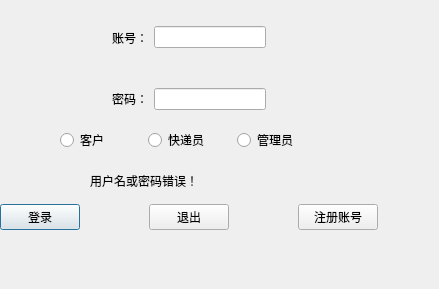
<?xml version="1.0" encoding="UTF-8"?>
<ui version="4.0">
 <class>LoginWindow</class>
 <widget class="QDialog" name="LoginWindow">
  <property name="geometry">
   <rect>
    <x>0</x>
    <y>0</y>
    <width>439</width>
    <height>289</height>
   </rect>
  </property>
  <property name="windowTitle">
   <string>Dialog</string>
  </property>
  <widget class="QWidget" name="widget" native="true">
   <property name="geometry">
    <rect>
     <x>0</x>
     <y>10</y>
     <width>378</width>
     <height>55</height>
    </rect>
   </property>
   <layout class="QHBoxLayout" name="horizontalLayout_4">
    <item>
     <spacer name="horizontalSpacer_8">
      <property name="orientation">
       <enum>Qt::Horizontal</enum>
      </property>
      <property name="sizeHint" stdset="0">
       <size>
        <width>40</width>
        <height>20</height>
       </size>
      </property>
     </spacer>
    </item>
    <item>
     <widget class="QLabel" name="label_3">
      <property name="text">
       <string>账号：</string>
      </property>
     </widget>
    </item>
    <item>
     <widget class="QLineEdit" name="Username_Line"/>
    </item>
    <item>
     <spacer name="horizontalSpacer_9">
      <property name="orientation">
       <enum>Qt::Horizontal</enum>
      </property>
      <property name="sizeHint" stdset="0">
       <size>
        <width>40</width>
        <height>20</height>
       </size>
      </property>
     </spacer>
    </item>
   </layout>
  </widget>
  <widget class="QWidget" name="widget_3" native="true">
   <property name="geometry">
    <rect>
     <x>0</x>
     <y>190</y>
     <width>378</width>
     <height>55</height>
    </rect>
   </property>
   <layout class="QHBoxLayout" name="horizontalLayout_5">
    <item>
     <widget class="QPushButton" name="Login_PushButton">
      <property name="text">
       <string>登录</string>
      </property>
     </widget>
    </item>
    <item>
     <spacer name="horizontalSpacer_10">
      <property name="orientation">
       <enum>Qt::Horizontal</enum>
      </property>
      <property name="sizeHint" stdset="0">
       <size>
        <width>40</width>
        <height>20</height>
       </size>
      </property>
     </spacer>
    </item>
    <item>
     <widget class="QPushButton" name="Quit_PushButton_2">
      <property name="text">
       <string>退出</string>
      </property>
     </widget>
    </item>
    <item>
     <spacer name="horizontalSpacer_11">
      <property name="orientation">
       <enum>Qt::Horizontal</enum>
      </property>
      <property name="sizeHint" stdset="0">
       <size>
        <width>40</width>
        <height>20</height>
       </size>
      </property>
     </spacer>
    </item>
    <item>
     <widget class="QPushButton" name="btn_Register">
      <property name="text">
       <string>注册账号</string>
      </property>
     </widget>
    </item>
   </layout>
  </widget>
  <widget class="QLabel" name="Input_Error">
   <property name="enabled">
    <bool>true</bool>
   </property>
   <property name="geometry">
    <rect>
     <x>90</x>
     <y>170</y>
     <width>331</width>
     <height>21</height>
    </rect>
   </property>
   <property name="text">
    <string>用户名或密码错误！</string>
   </property>
  </widget>
  <widget class="QWidget" name="widget_2" native="true">
   <property name="geometry">
    <rect>
     <x>0</x>
     <y>72</y>
     <width>378</width>
     <height>54</height>
    </rect>
   </property>
   <layout class="QHBoxLayout" name="horizontalLayout_6">
    <item>
     <spacer name="horizontalSpacer_13">
      <property name="orientation">
       <enum>Qt::Horizontal</enum>
      </property>
      <property name="sizeHint" stdset="0">
       <size>
        <width>40</width>
        <height>20</height>
       </size>
      </property>
     </spacer>
    </item>
    <item>
     <widget class="QLabel" name="label_4">
      <property name="text">
       <string>密码：</string>
      </property>
     </widget>
    </item>
    <item>
     <widget class="QLineEdit" name="Password_Line">
      <property name="contextMenuPolicy">
       <enum>Qt::DefaultContextMenu</enum>
      </property>
      <property name="echoMode">
       <enum>QLineEdit::Password</enum>
      </property>
     </widget>
    </item>
    <item>
     <spacer name="horizontalSpacer_14">
      <property name="orientation">
       <enum>Qt::Horizontal</enum>
      </property>
      <property name="sizeHint" stdset="0">
       <size>
        <width>40</width>
        <height>20</height>
       </size>
      </property>
     </spacer>
    </item>
   </layout>
  </widget>
  <widget class="QWidget" name="widget_4" native="true">
   <property name="geometry">
    <rect>
     <x>60</x>
     <y>120</y>
     <width>259</width>
     <height>41</height>
    </rect>
   </property>
   <layout class="QHBoxLayout" name="horizontalLayout_7">
    <item>
     <widget class="QRadioButton" name="btn_Client">
      <property name="text">
       <string>客户</string>
      </property>
     </widget>
    </item>
    <item>
     <widget class="QRadioButton" name="btn_Courier">
      <property name="text">
       <string>快递员</string>
      </property>
     </widget>
    </item>
    <item>
     <widget class="QRadioButton" name="btn_admin">
      <property name="text">
       <string>管理员</string>
      </property>
     </widget>
    </item>
   </layout>
  </widget>
 </widget>
 <resources/>
 <connections/>
</ui>
